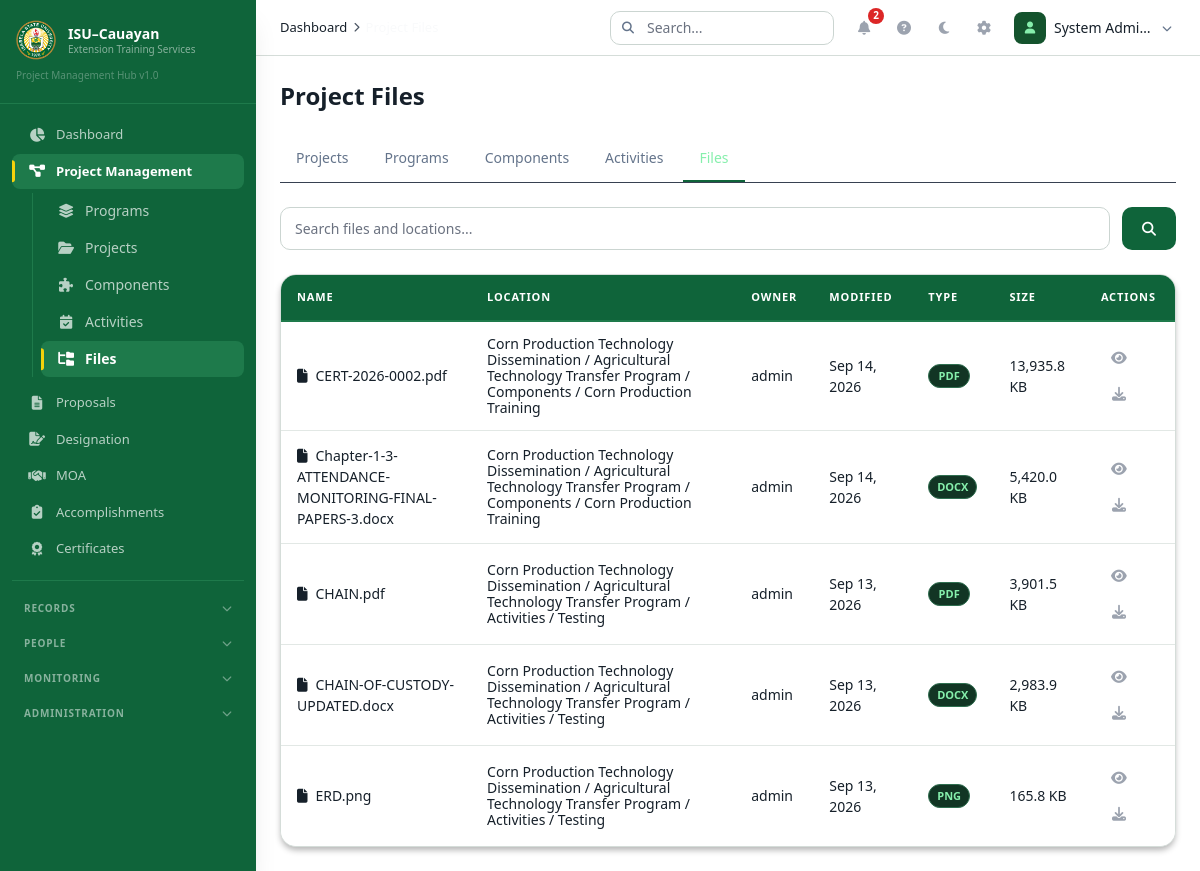
Screenshot of /index.php?module=project-files (signed in) with the database file from the repository.
### tables this page shows
CREATE TABLE `explorer_nodes` (
  `id` bigint(20) UNSIGNED NOT NULL,
  `parent_id` bigint(20) UNSIGNED DEFAULT NULL,
  `name` varchar(255) NOT NULL,
  `kind` enum('project','program','component_group','activity_group','component','activity','folder','file') NOT NULL,
  `entity_id` int(11) DEFAULT NULL,
  `original_name` varchar(255) DEFAULT NULL,
  `path` varchar(700) DEFAULT NULL,
  `mime_type` varchar(150) DEFAULT NULL,
  `extension` varchar(30) DEFAULT NULL,
  `size` bigint(20) UNSIGNED DEFAULT NULL,
  `created_by` int(11) NOT NULL,
  `created_at` datetime NOT NULL DEFAULT current_timestamp(),
  `updated_at` datetime NOT NULL DEFAULT current_timestamp() ON UPDATE current_timestamp(),
  `deleted_at` datetime DEFAULT NULL
);

CREATE TABLE `users` (
  `id` int(11) NOT NULL,
  `username` varchar(50) NOT NULL,
  `email` varchar(100) NOT NULL,
  `password` varchar(255) NOT NULL,
  `role` enum('admin','faculty','viewer') NOT NULL DEFAULT 'faculty',
  `is_active` tinyint(1) NOT NULL DEFAULT 1,
  `registration_status` enum('approved','pending','rejected') NOT NULL DEFAULT 'approved',
  `registration_reviewed_by` int(11) DEFAULT NULL,
  `registration_reviewed_at` datetime DEFAULT NULL,
  `registration_rejection_reason` varchar(500) DEFAULT NULL,
  `email_verified` tinyint(1) NOT NULL DEFAULT 0,
  `last_login` datetime DEFAULT NULL,
  `last_password_change` datetime DEFAULT NULL,
  `created_at` datetime NOT NULL DEFAULT current_timestamp(),
  `updated_at` datetime NOT NULL DEFAULT current_timestamp() ON UPDATE current_timestamp(),
  `deleted_at` datetime DEFAULT NULL
);

### config/helpers.php (called while the page is built, shortened)
<?php
require_once __DIR__ . '/Database.php';
function db() { return Database::getInstance()->getConnection(); }
function e($str) { return htmlspecialchars($str ?? '', ENT_QUOTES, 'UTF-8'); }
function formatDate($date, $format = DATE_FORMAT) { return empty($date) ? '-' : date($format, strtotime($date)); }

### config/Database.php (called while the page is built, shortened)
<?php
class Database {
    private static $instance = null;
    private $conn;
    private function __construct() {
        try {
            $dsn = "mysql:host=" . DB_HOST . ";dbname=" . DB_NAME . ";charset=" . DB_CHARSET;
            $this->conn = new PDO($dsn, DB_USER, DB_PASS, [
                PDO::ATTR_ERRMODE => PDO::ERRMODE_EXCEPTION,
                PDO::ATTR_DEFAULT_FETCH_MODE => PDO::FETCH_ASSOC,
                PDO::ATTR_EMULATE_PREPARES => false,
            ]);
        } catch (PDOException $e) {
            die("Database connection failed: " . $e->getMessage());
        }
    }
    public static function getInstance() {
        if (self::$instance === null) self::$instance = new self();
        return self::$instance;
    }
    public function getConnection() { return $this->conn; }
}

### models/ExplorerModel.php (called while the page is built, shortened)
<?php
class ExplorerModel {
    private $pdo;
    private $nodes;
    public function __construct($pdo = null) { $this->pdo = $pdo ?: db(); }
    public function all() {
        if ($this->nodes === null) {
            $this->nodes = [];
            foreach ($this->pdo->query('SELECT n.*, u.username AS owner FROM explorer_nodes n JOIN users u ON u.id=n.created_by WHERE n.deleted_at IS NULL') as $n) $this->nodes[(int)$n['id']] = $n;
        }
        return $this->nodes;
    }
    public function node($id) {
        $n = $this->all()[(int)$id] ?? null;
        return $n;
    }
    public function chain($id) {
        $result = []; $seen = [];
        while ($id) {
            $n = $this->node($id); $result[] = $n; $id = $n['parent_id'];
        }
        return array_reverse($result);
    }
}

### views/projects/files.php (the view, shortened to what this page needs)
<?php
$fileModel = new ExplorerModel();
$fileSearch = trim($_GET['search'] ?? '');
$projectFiles = [];
foreach ($fileModel->all() as $fileNode) {
    if ($fileNode['kind'] !== 'file' || !$fileModel->readable($fileNode['id'])) continue;
    $chain = $fileModel->chain($fileNode['id']);
    array_pop($chain);
    $fileNode['location'] = implode(' / ', array_column($chain, 'name'));
    $projectFiles[] = $fileNode;
}
usort($projectFiles, fn($a, $b) => strcmp($b['updated_at'], $a['updated_at']));
$filePage = max(1, (int)($_GET['page'] ?? 1));
$filePages = max(1, (int)ceil(count($projectFiles) / ITEMS_PER_PAGE));
$filePage = min($filePage, $filePages);
$projectFiles = array_slice($projectFiles, ($filePage - 1) * ITEMS_PER_PAGE, ITEMS_PER_PAGE);
?>
<h1 class="text-2xl font-bold text-[#F9FAFB] mb-6">Project Files</h1>
<?php require __DIR__ . '/navigation.php'; ?>
<form method="get" class="flex gap-3 mb-6">
    <input type="search" name="search" value="<?= e($fileSearch) ?>" placeholder="Search files and locations..." aria-label="Search project files" class="filter-input min-w-0 flex-1">
    <button class="btn-primary" aria-label="Search"><i class="fas fa-search" aria-hidden="true"></i></button>
</form>
<div class="data-table-container overflow-x-auto">
    <table class="data-table"><thead><tr><th>Name</th><th>Location</th><th>Owner</th><th>Modified</th><th>Type</th><th>Size</th><th>Actions</th></tr></thead><tbody>
    <?php foreach ($projectFiles as $file): ?>
        <tr>
            <td data-label="Name" class="break-words"><i class="fas fa-file mr-2" aria-hidden="true"></i><?= e($file['name']) ?></td>
            <td data-label="Location" class="text-xs break-words"><?= e($file['location']) ?></td>
            <td data-label="Owner"><?= e($file['owner']) ?></td>
            <td data-label="Modified"><?= e(formatDate($file['updated_at'])) ?></td>
            <td data-label="Type"><span class="file-extension-pill"><?= e(strtoupper(pathinfo($file['name'], PATHINFO_EXTENSION))) ?></span></td>
            <td data-label="Size"><?= number_format($file['size'] / 1024, 1) ?> KB</td>
            <td data-label="Actions"><button type="button" class="action-btn" onclick="previewProjectFile(<?= (int)$file['id'] ?>, <?= htmlspecialchars(json_encode($file['name']), ENT_QUOTES, 'UTF-8') ?>)" aria-label="Preview <?= e($file['name']) ?>" title="Preview"><i class="fas fa-eye" aria-hidden="true"></i></button><a class="action-btn" href="<?= SITE_URL ?>/ajax/drive.php?action=file&amp;id=<?= (int)$file['id'] ?>&amp;download=1" aria-label="Download <?= e($file['name']) ?>" title="Download"><i class="fas fa-download" aria-hidden="true"></i></a></td>
        </tr>
    <?php endforeach; ?>
    </tbody></table>
</div>

### assets/css/app.css (style rules this page uses)
:root { --primary: #0F643A; --primary-hover: #1E7A4B; --primary-light: #14532D; --secondary: #F5D20C; --secondary-dark: #C4972C; --bg: #111827; --surface: #1F2937; --surface-alt: #243142; --border: #374151; --hover: #324152; --text: #F9FAFB; --text-secondary: #9CA3AF; --text-muted: #6B7280; --sidebar-bg: #0F643A; --sidebar-hover: #267C50; --sidebar-active: #1E7A4B; --success: #14532D; --success-text: #86EFAC; --warning: #78350F; --warning-text: #FCD34D; --danger: #7F1D1D; --danger-text: #FCA5A5; --info: #1E3A8A; --info-text: #BFDBFE; }
.data-table-container { background: #1F2937; border: 1px solid #374151; border-radius: 16px; overflow: hidden; box-shadow: 0 4px 6px -1px rgba(0,0,0,0.3); }
.data-table { width: 100%; border-collapse: separate; border-spacing: 0; }
.data-table thead th { background: #0F643A; color: #FFF; padding: 14px 16px; text-align: left; font-size: 11px; font-weight: 700; text-transform: uppercase; letter-spacing: 0.08em; border-bottom: 2px solid #1E7A4B; white-space: nowrap; position: sticky; top: 0; z-index: 10; }
.data-table tbody tr { transition: all 0.2s ease; }
.data-table tbody tr:nth-child(odd) { background: #1F2937; }
.data-table tbody tr:nth-child(even) { background: #243142; }
.data-table tbody td { padding: 14px 16px; font-size: 14px; color: #F9FAFB; border-bottom: 1px solid #2D3748; vertical-align: middle; }
.data-table tbody tr:last-child td { border-bottom: none; }
.filter-input { background: #111827; border: 1px solid #374151; border-radius: 10px; color: #F9FAFB; padding: 10px 14px; font-size: 14px; transition: all 0.15s ease; width: 100%; }
.filter-input::placeholder { color: #6B7280; }
.btn-primary { background: #0F643A; color: #FFF; padding: 10px 20px; border-radius: 10px; font-weight: 600; font-size: 14px; transition: all 0.15s ease; border: none; cursor: pointer; display: inline-flex; align-items: center; gap: 8px; }
.action-btn { display: inline-flex; align-items: center; justify-content: center; width: 36px; height: 36px; border-radius: 10px; background: transparent; color: #9CA3AF; transition: all 0.15s ease; border: none; cursor: pointer; }
[data-theme="light"] body { background:#f4f7f6!important;color:#16202a!important }
[data-theme="light"] .data-table-container,[data-theme="light"] .filter-bar,[data-theme="light"] .card,[data-theme="light"] .stat-card,[data-theme="light"] .sketch-board { background:#fff!important;border-color:#d5ddd9!important;color:#16202a }
[data-theme="light"] .data-table tbody tr:nth-child(odd),[data-theme="light"] .data-table tbody tr:nth-child(even) { background:#fff!important }
[data-theme="light"] .data-table tbody td,[data-theme="light"] .table-title { color:#16202a!important;border-color:#e2e8e5!important }
[data-theme="light"] .filter-input,[data-theme="light"] .filter-select,[data-theme="light"] .form-input,[data-theme="light"] .form-select { background:#fff!important;color:#16202a!important;border-color:#cbd5d1!important }
[data-theme="light"] [class*="bg-[#111827]"],[data-theme="light"] [class*="bg-[#1F2937]"] { background:#fff!important }
[data-theme="light"] [class*="text-[#F9FAFB]"],[data-theme="light"] [class*="text-[#D1D5DB]"] { color:#16202a!important }
.file-extension-pill { display:inline-flex;align-items:center;justify-content:center;min-width:42px;height:24px;padding:0 8px;border:1px solid #2f6f50;border-radius:999px;background:#123524;color:#86EFAC;font-size:11px;font-weight:800;line-height:1;text-transform:uppercase;letter-spacing:0 }

### rows the page displays
explorer_nodes: name "CERT-2026-0002.pdf", location "Corn Production Technology Dissemination / Agricultural Technology Transfer Program / Components / Corn Production Training", created_by.username "admin", updated_at "Sep 14, 2026", name "PDF", $file['size']/1024 "13,935.8"
explorer_nodes: name "Chapter-1-3-ATTENDANCE-MONITORING-FINAL-PAPERS-3.docx", location "Corn Production Technology Dissemination / Agricultural Technology Transfer Program / Components / Corn Production Training", created_by.username "admin", updated_at "Sep 14, 2026", name "DOCX", $file['size']/1024 "5,420.0"
explorer_nodes: name "CHAIN.pdf", location "Corn Production Technology Dissemination / Agricultural Technology Transfer Program / Activities / Testing", created_by.username "admin", updated_at "Sep 13, 2026", name "PDF", $file['size']/1024 "3,901.5"
explorer_nodes: name "CHAIN-OF-CUSTODY-UPDATED.docx", location "Corn Production Technology Dissemination / Agricultural Technology Transfer Program / Activities / Testing", created_by.username "admin", updated_at "Sep 13, 2026", name "DOCX", $file['size']/1024 "2,983.9"
explorer_nodes: name "ERD.png", location "Corn Production Technology Dissemination / Agricultural Technology Transfer Program / Activities / Testing", created_by.username "admin", updated_at "Sep 13, 2026", name "PNG", $file['size']/1024 "165.8"

### other values shown
$item['label'] "Dashboard"
$item['label'] "Project Management"
$child['label'] "Programs"
$child['label'] "Projects"
$child['label'] "Components"
$child['label'] "Activities"
$child['label'] "Files"
$item['label'] "Proposals"
$item['label'] "Designation"
$item['label'] "MOA"
$item['label'] "Accomplishments"
$item['label'] "Certificates"
$group['label'] "RECORDS"
$group['label'] "PEOPLE"
$group['label'] "MONITORING"
